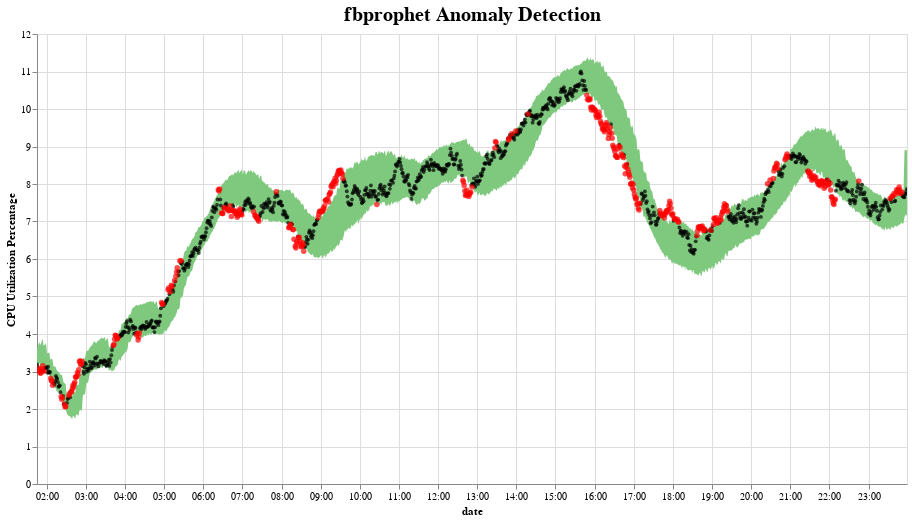

Notebook source saved alongside this figure:
### Code cell
## plot results
detected_anomalies = detect_anomalies(total_forecast)
plot_anomalies(detected_anomalies, mytitle="fbprophet Anomaly Detection")

### Figure 1 — Vega-Lite specification as saved in the notebook (floating-point values rounded to 4 significant figures; data arrays with more than 128 entries replaced by an {"elided": "..."} marker saying what was removed)
{"config": {"view": {"continuousWidth": 400, "continuousHeight": 300}, "title": {"fontSize": 20}}, "layer": [{"data": {"name": "data-18adaed4354651714353335e471d547a"}, "mark": {"type": "area", "color": "#7FC97F", "interpolate": "basis"}, "encoding": {"tooltip": [{"type": "temporal", "field": "ds"}, {"type": "quantitative", "field": "fact"}, {"type": "quantitative", "field": "yhat_lower"}, {"type": "quantitative", "field": "yhat_upper"}], "x": {"type": "temporal", "axis": {"format": "%H:%M"}, "field": "ds", "title": "date"}, "y": {"type": "quantitative", "field": "yhat_upper"}, "y2": {"field": "yhat_lower"}}, "selection": {"selector034": {"type": "interval", "bind": "scales", "encodings": ["x", "y"]}}, "title": "fbprophet Anomaly Detection"}, {"data": {"name": "data-3d1d5fd7fab8322d7a8e26a3c34eb90b"}, "mark": {"type": "circle", "color": "Black", "opacity": 0.7, "size": 15}, "encoding": {"tooltip": [{"type": "temporal", "field": "ds"}, {"type": "quantitative", "field": "fact"}, {"type": "quantitative", "field": "yhat_lower"}, {"type": "quantitative", "field": "yhat_upper"}], "x": {"type": "temporal", "field": "ds"}, "y": {"type": "quantitative", "field": "fact", "title": "CPU Utilization Percentage"}}, "selection": {"selector035": {"type": "interval", "bind": "scales", "encodings": ["x", "y"]}}}, {"data": {"name": "data-a55b879d3e1aa08d4d2d2e85b669ba70"}, "mark": {"type": "circle", "color": "Red", "size": 30}, "encoding": {"tooltip": [{"type": "temporal", "field": "ds"}, {"type": "quantitative", "field": "fact"}, {"type": "quantitative", "field": "yhat_lower"}, {"type": "quantitative", "field": "yhat_upper"}], "x": {"type": "temporal", "field": "ds"}, "y": {"type": "quantitative", "field": "fact", "title": "CPU Utilization Percentage"}}, "selection": {"selector036": {"type": "interval", "bind": "scales", "encodings": ["x", "y"]}}}], "height": 450, "width": 870, "$schema": "https://vega.github.io/schema/vega-lite/v4.8.1.json", "datasets": {"data-18adaed4354651714353335e471d547a": {"elided": "1335 records"}, "data-3d1d5fd7fab8322d7a8e26a3c34eb90b": {"elided": "946 records"}, "data-a55b879d3e1aa08d4d2d2e85b669ba70": {"elided": "389 records"}}}
